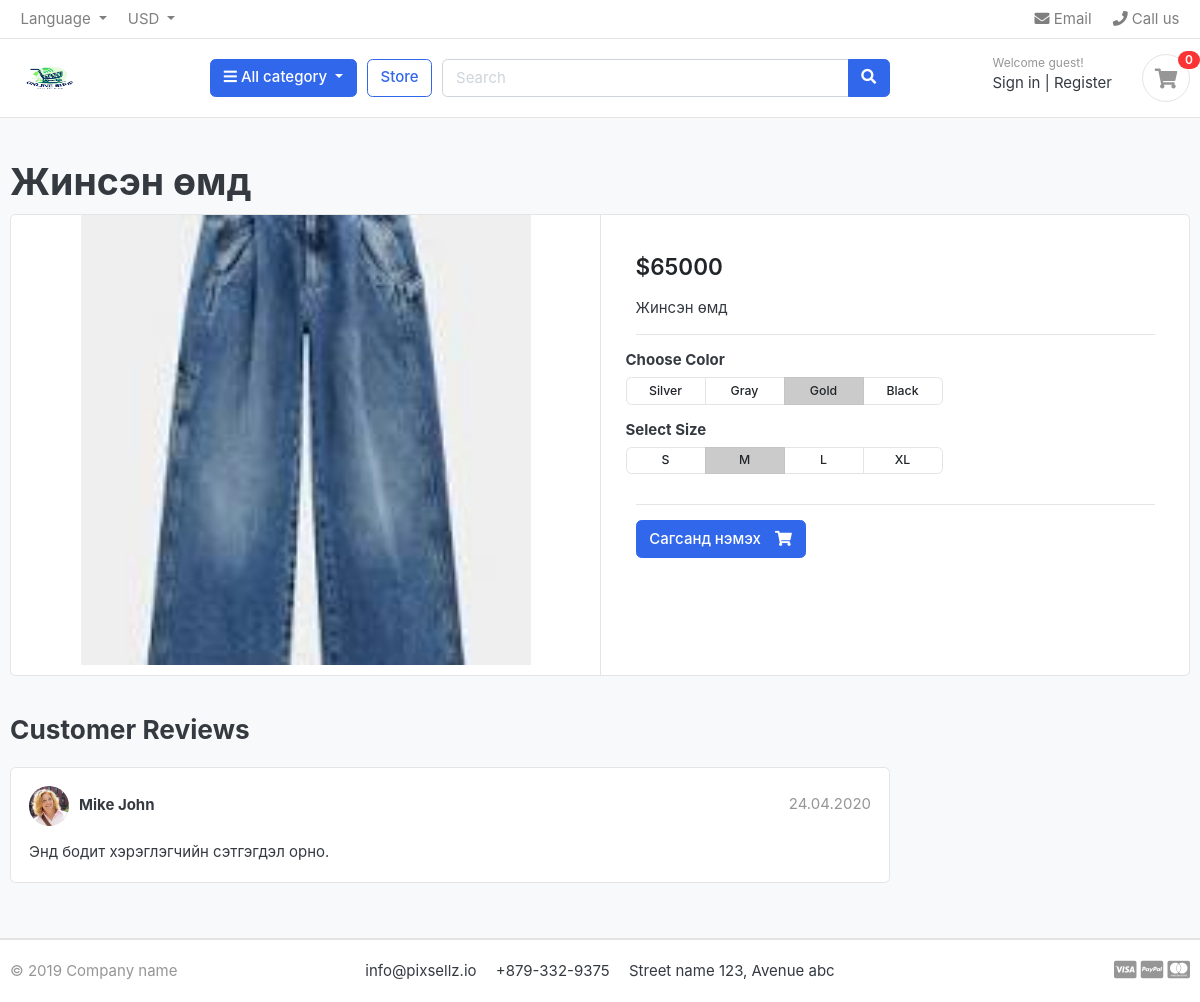
Page /md/zhinsen-md/ on the committed database.
### store_app/models.py (models this page shows, shortened)
class Product(models.Model):
    product_name = models.CharField(max_length=200, unique=True)
    slug = models.SlugField(max_length=200, unique=True)
    description = models.TextField(max_length=500, blank=True)
    price = models.IntegerField()
    images = models.ImageField(upload_to='photos/products')
    stock = models.IntegerField()
    is_available = models.BooleanField(default=True)
    category = models.ForeignKey(Category, on_delete=models.CASCADE)
    created_date = models.DateTimeField(auto_now_add=True)
    modified_date = models.DateTimeField(auto_now=True)
    def __str__ (self):
        return self.product_name

### store_app/views.py (the view)
# urls.py: path('<slug:category_slug>/', views.store_view_detail, name='store_by_category'),
def store_view_detail(request, category_slug=None, product_slug=None):
    print("hhhhhhhhhhhhh")
    if category_slug:
        category = get_object_or_404(Category, slug=category_slug)
        if product_slug:
            product = get_object_or_404(Product, category=category, slug=product_slug)
            return render(request, 'product_detail.html', {'product': product})
        else:
            products = Product.objects.filter(category=category)
            return render(request, 'store.html', {'products': products, 'category': category})
    else:
        products = Product.objects.all()
        return render(request, 'store.html', {'products': products})

### cart_app/views.py (called while the page is built)
def _cart_id(request):
    cart = request.session.session_key
    if not cart:
        cart = request.session.create()
    return cart

### store_app/context_processors.py (called while the page is built)
def category_processor(request):
    categories = Category.objects.all()
    return {'all_categories': categories}

def cart_processor(request):
    cart_count = 0
    if 'admin' in request.path:
        return {}
    try:
        cart = Cart.objects.get(cart_id=_cart_id(request))
        cart_items = CartItem.objects.filter(cart_id=cart)
        for item in cart_items:
            cart_count += item.quantity
    except Cart.DoesNotExist:
        cart_count = 0
    return {'cart_total': cart_count}

### store_app/templates/product_detail.html (shortened to what this page needs)
{% extends "base.html" %}
{% load static %}
{% block content %}
<section class="section-content padding-y bg">
<div class="container">
<h1>{{ product}}</h1>
<div class="card">
	<div class="row no-gutters">
		<aside class="col-md-6">
			<article class="gallery-wrap">
				<div class="img-big-wrap">
				   <a href="#"><img src="{{ product.images.url }}" alt="{{ product.name }}"></a>
				</div>
			</article>
		</aside>
		<main class="col-md-6 border-left">
			<article class="content-body">
				<div class="mb-3">
					<var class="price h4">${{ product.price }}</var>
				</div>
				<p>{{ product.description }}</p>
				<hr>
				<div class="row">
					<div class="item-option-select">
						<h6>Choose Color</h6>
						<div class="btn-group btn-group-sm btn-group-toggle" data-toggle="buttons">
						  <label class="btn btn-light"><input type="radio" name="color"> Silver</label>
						  <label class="btn btn-light"><input type="radio" name="color"> Gray</label>
						  <label class="btn btn-light active"><input type="radio" name="color" checked> Gold</label>
						  <label class="btn btn-light"><input type="radio" name="color"> Black</label>
						</div>
					</div>
				</div>
				<div class="row">
					<div class="item-option-select">
						<h6>Select Size</h6>
						<div class="btn-group btn-group-sm btn-group-toggle" data-toggle="buttons">
						  <label class="btn btn-light"><input type="radio" name="size"> S</label>
						  <label class="btn btn-light active"><input type="radio" name="size" checked> M</label>
						  <label class="btn btn-light"><input type="radio" name="size"> L</label>
						  <label class="btn btn-light"><input type="radio" name="size"> XL</label>
						</div>
					</div>
				</div>
				<hr>
				{% if product.stock < 1 %}
				<button class="btn btn-secondary" disabled>Бараа дууссан</button>
				{% else %}
				<a href="#" class="btn btn-primary">
					<span class="text">Сагсанд нэмэх</span>
					<i class="fas fa-shopping-cart"></i>
				</a>
				{% endif %}
			</article>
		</main>
	</div>
</div>
<br>
<div class="row">
	<div class="col-md-9">
		<header class="section-heading">
			<h3>Customer Reviews </h3>
		</header>
		<article class="box mb-3">
			<div class="icontext w-100">
				<img src="{% static 'images/avatars/avatar1.jpg' %}" class="img-xs icon rounded-circle" alt="Customer Avatar">
				<div class="text">
					<span class="date text-muted float-md-right">24.04.2020 </span>
					<h6 class="mb-1">Mike John </h6>
				</div>
			</div>
			<div class="mt-3">
				<p>Энд бодит хэрэглэгчийн сэтгэгдэл орно.</p>
			</div>
		</article>
	</div>
</div>
</div>
</section>
{% endblock %}

### store_app/static/css/ui.css (style rules this page uses)
html { font-family: "Inter", sans-serif; font-size: 15px; }
.content-body { flex: 1 1 auto; padding: 2rem 2.3rem; }
.img-xs, .img-sm, .img-md, .img-lg { -o-object-fit: cover; object-fit: cover; flex-shrink: 0; flex-grow: 0; }
.img-xs { width: 40px; height: 40px; }
.padding-y { padding-top: 40px; padding-bottom: 40px; }
var { font-style: normal; }
article:after, .form-group:after { display: block; clear: both; content: ""; }
.bg { background-color: #f8f9fa; }
.section-heading { margin-bottom: 20px; margin-top: 15px; }
p:last-child { margin-bottom: 0; }
.btn-light { background-color: #fff; border-color: #e4e4e4; }
.btn .text + i { margin-left: 10px; }
.icontext { display: inline-flex; align-items: center; vertical-align: middle; }
.icontext .text { width: 100%; line-height: 1.2; }
.icontext .icon { position: relative; margin-right: 10px; flex-shrink: 0; flex-grow: 0; }
.price { font-weight: 600; color: #212529; }
.box { padding: 18px; background: #fff; border-radius: 0.37rem; border: 1px solid #e4e4e4; }
.box img { max-width: 100%; }
.gallery-wrap .img-big-wrap { margin-bottom: 10px; border-radius: 0.37rem; overflow: hidden; background-color: #fff; }
.gallery-wrap .img-big-wrap a { text-align: center; display: block; }
.gallery-wrap .img-big-wrap img { height: 450px; width: auto; display: inline-block; }
.item-option-select { margin-bottom: 1rem; display: inline-block; margin-right: 15px; }
.item-option-select .btn { min-width: 80px; }

### rows in the picture
Product: product_name "Жинсэн өмд", images (picture), price "65000", description "Жинсэн өмд"

### other values in the picture
{{ cart_total }} "0"
